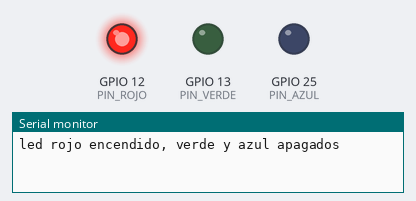
A sketch run on a simulated ESP32. Parts: output pins drawn as LEDs (lit = HIGH), the last lines printed to the serial monitor.

Above: at 1.0 s.
At 3.0 s:
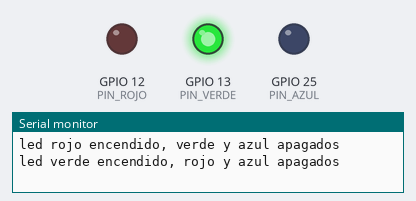
At 5.0 s:
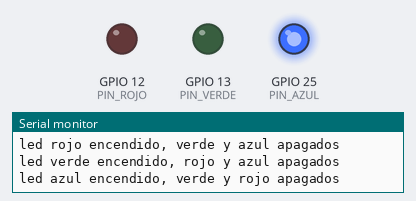
Timing chart, 0 to 7.8 s (numbered marks = the images above):
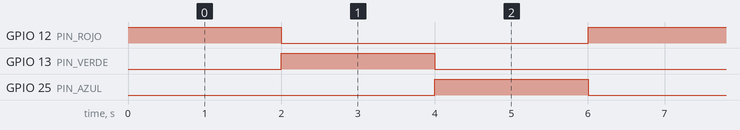

Measured:
- by itself, GPIO 12 (PIN_ROJO), GPIO 13 (PIN_VERDE), GPIO 25 (PIN_AZUL): alternates HIGH for 2.0 s and LOW for 4.0 s
- by itself, everything shown: repeats every 6.0 s, in 3 steps

The sketch:

02_semaforo.ino
```cpp
#define PIN_ROJO 12
#define PIN_VERDE 13
#define PIN_AZUL 25

void setup() {
 pinMode(PIN_ROJO, OUTPUT);
 pinMode(PIN_VERDE, OUTPUT);
 pinMode(PIN_AZUL, OUTPUT);
 Serial.begin(115200); //conectamos con monitor serie a velocidad de 115200
}

void loop() {
  //ROJO encendido
   digitalWrite(PIN_ROJO, HIGH);
   digitalWrite(PIN_VERDE, LOW);
   digitalWrite(PIN_AZUL, LOW);
   Serial.println("led rojo encendido, verde y azul apagados");
   delay(2000);

  //VERDE encendido
   digitalWrite(PIN_ROJO, LOW);
   digitalWrite(PIN_VERDE, HIGH);
   digitalWrite(PIN_AZUL, LOW);
   Serial.print("led verde encendido, rojo y azul apagados \n"); //aqui pruebo salto de linea manual \n
   delay(2000);

  //AZUL encendido
   digitalWrite(PIN_ROJO, LOW);
   digitalWrite(PIN_VERDE, LOW);
   digitalWrite(PIN_AZUL, HIGH);
   Serial.println("led azul encendido, verde y rojo apagados");
   delay(2000);
}
```
